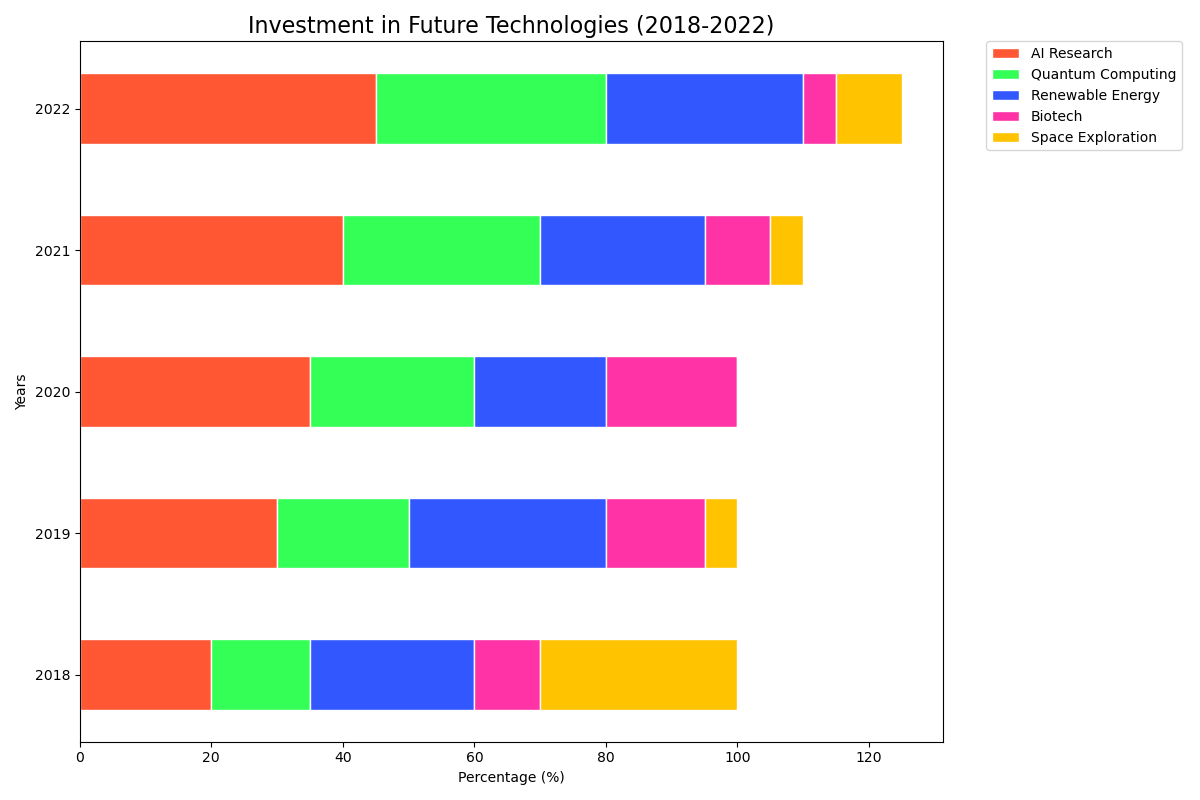

Write the Python code that produced this figure.

import matplotlib.pyplot as plt
import numpy as np

# Data
categories = ['AI Research', 'Quantum Computing', 'Renewable Energy', 'Biotech', 'Space Exploration']
years = ['2018', '2019', '2020', '2021', '2022']
data = np.array([
    [20, 30, 35, 40, 45],
    [15, 20, 25, 30, 35],
    [25, 30, 20, 25, 30],
    [10, 15, 20, 10, 5],
    [30, 5, 0, 5, 10]
])

# Colors
colors = ['#FF5733', '#33FF57', '#3357FF', '#FF33A6', '#FFC300']

# Plotting
fig, ax = plt.subplots(figsize=(12, 8))
width = 0.5

# Stacking bars horizontally
for i in range(len(data)):
    if i == 0:
        ax.barh(years, data[i], color=colors[i], edgecolor='white', height=width)
    else:
        ax.barh(years, data[i], left=np.sum(data[:i], axis=0), color=colors[i], edgecolor='white', height=width)

# Title and labels
ax.set_title('Investment in Future Technologies (2018-2022)', fontsize=16)
ax.set_xlabel('Percentage (%)')
ax.set_ylabel('Years')
ax.legend(categories, bbox_to_anchor=(1.05, 1), loc='upper left', borderaxespad=0.)

# Show plot
plt.tight_layout()
plt.show()
